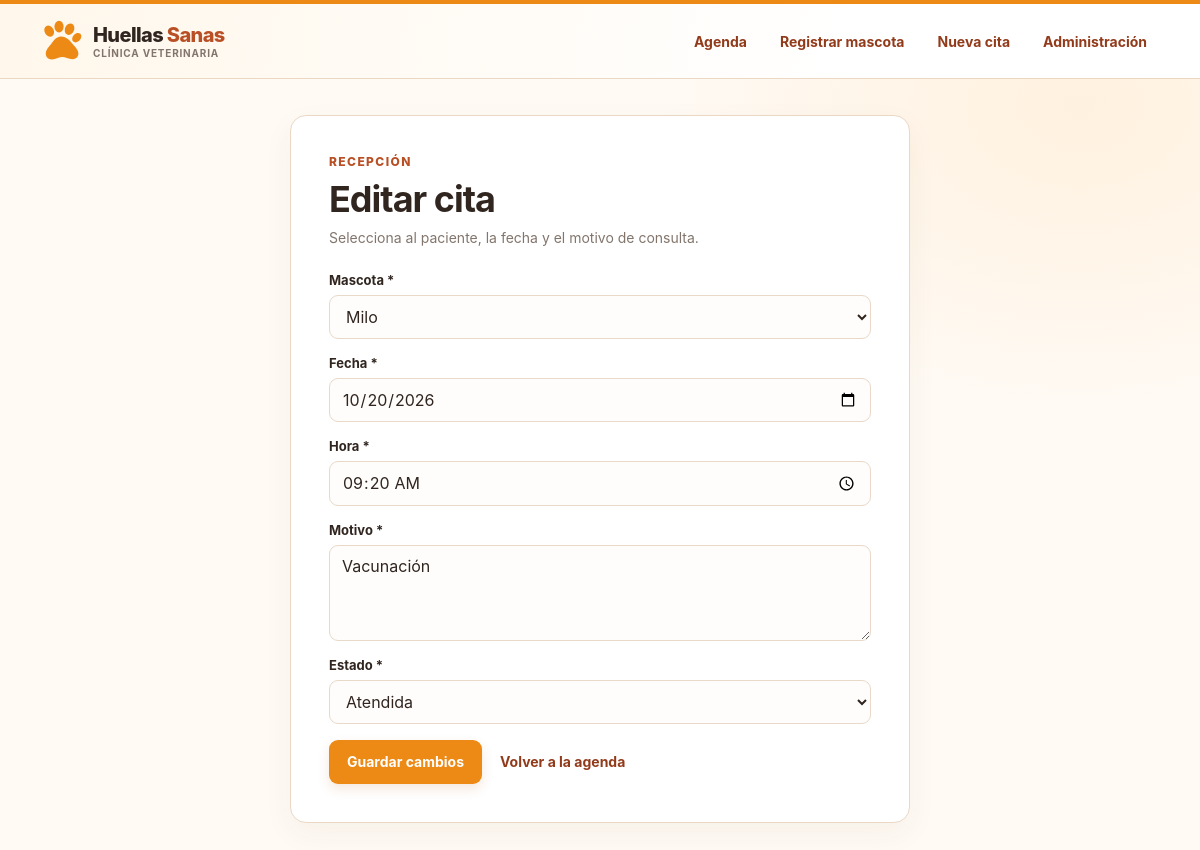
The page /citas/2/editar/ on the database its author committed.
### veterinaria/models.py (models this page shows, shortened)
class Cita(models.Model):
    ESTADOS = [
        ("pendiente", "Pendiente"),
        ("atendida", "Atendida"),
        ("cancelada", "Cancelada"),
    ]
    mascota = models.ForeignKey(Mascota, on_delete=models.CASCADE, related_name="citas")
    fecha = models.DateField()
    hora = models.TimeField()
    motivo = models.TextField()
    estado = models.CharField(max_length=20, choices=ESTADOS, default="pendiente")
    class Meta:
        ordering = ["fecha", "hora"]

### veterinaria/views.py (the view)
# urls.py: path("citas/<int:cita_id>/editar/", views.editar_cita, name="editar_cita"),
def editar_cita(request, cita_id):
    cita = get_object_or_404(Cita, pk=cita_id)
    form = CitaForm(request.POST or None, instance=cita)
    if request.method == "POST" and form.is_valid():
        cita = form.save()
        messages.success(request, f"La cita de {cita.mascota} se actualizó correctamente.")
        return redirect("veterinaria:agenda")
    return render(
        request,
        "veterinaria/cita_form.html",
        {
            "form": form,
            "hay_mascotas": form.fields["mascota"].queryset.exists(),
            "es_edicion": True,
        },
    )

### veterinaria/forms.py
class CitaForm(forms.ModelForm):
    class Meta:
        model = Cita
        fields = ["mascota", "fecha", "hora", "motivo", "estado"]
        widgets = {
            "fecha": forms.DateInput(attrs={"type": "date"}),
            "hora": forms.TimeInput(attrs={"type": "time"}),
            "motivo": forms.Textarea(attrs={"rows": 3}),
        }

### veterinaria/models.py (called while the page is built)
    def __str__(self):
        return self.nombre

### veterinaria/templates/veterinaria/cita_form.html (shortened to what this page needs)
{% extends "veterinaria/base.html" %}
{% block content %}
    <section class="form-card">
        <p class="eyebrow">Recepción</p>
        <h1>{% if es_edicion %}Editar cita{% else %}Agendar cita{% endif %}</h1>
        <p class="muted">Selecciona al paciente, la fecha y el motivo de consulta.</p>
        <form method="post" novalidate>
            {% if hay_mascotas %}
                {% for field in form %}
                    <div class="field">
                        <label for="{{ field.id_for_label }}">{{ field.label }}{% if field.field.required %} <span aria-hidden="true">*</span>{% endif %}</label>
                        {{ field }}
                    </div>
                {% endfor %}
                <div class="form-actions">
                    <button class="button" type="submit">{% if es_edicion %}Guardar cambios{% else %}Guardar cita{% endif %}</button>
                    <a class="text-link" href="{% url 'veterinaria:agenda' %}">Volver a la agenda</a>
                </div>
            {% else %}
                <p class="empty-state">Primero registra una mascota para poder agendar una cita.</p>
                <a class="button" href="{% url 'veterinaria:nueva_mascota' %}">Registrar mascota</a>
            {% endif %}
        </form>
    </section>
{% endblock %}

### veterinaria/static/veterinaria/styles.css (style rules this page uses)
:root { color-scheme: light; --ink: #30251f; --muted: #82756c; --rust: #b94f24; --rust-dark: #923b1b; --orange: #ed8a16; --honey: #e3a91d; --cream: #fff0dc; --line: #ead8c5; --surface: #fff; --canvas: #fffaf4; font-family: Inter, ui-sans-serif, system-ui, -apple-system, BlinkMacSystemFont, "Segoe UI", sans-serif; }
* { box-sizing: border-box; }
body { margin: 0; background: radial-gradient(ellipse at 90% 12%, rgb(255 222 178 / 32%), transparent 26rem), var(--canvas); color: var(--ink); }
a { color: inherit; }
nav a, .text-link { color: var(--rust-dark); font-size: 14px; font-weight: 650; text-decoration: none; }
h1, h2, p { margin-top: 0; }
h1 { margin-bottom: 8px; font-size: clamp(28px, 4vw, 36px); letter-spacing: -1px; }
.eyebrow { display: flex; align-items: center; gap: 7px; margin-bottom: 8px; color: var(--rust); font-size: 12px; font-weight: 800; letter-spacing: 1.4px; text-transform: uppercase; }
.muted, .subtext { color: var(--muted); }
.muted { margin-bottom: 0; font-size: 14px; }
.panel, .form-card { background: var(--surface); border: 1px solid var(--line); border-radius: 16px; box-shadow: 0 10px 30px rgb(85 54 29 / 5%); }
.field { display: flex; min-width: 0; flex: 1; flex-direction: column; gap: 7px; margin-bottom: 16px; }
.field label { color: var(--ink); font-size: 13px; font-weight: 700; }
input, select, textarea { width: 100%; min-height: 44px; padding: 10px 12px; border: 1px solid #e8d9c9; border-radius: 9px; background: #fffdfb; color: var(--ink); font: inherit; }
textarea { min-height: 96px; resize: vertical; }
.button { display: inline-flex; min-height: 44px; align-items: center; justify-content: center; padding: 0 18px; border: 0; border-radius: 9px; background: var(--orange); color: #fff; cursor: pointer; font: inherit; font-size: 14px; font-weight: 750; text-decoration: none; white-space: nowrap; box-shadow: 0 5px 12px rgb(191 92 21 / 15%); transition: background-color .18s ease, transform .18s ease; }
.form-card { width: min(620px, 100%); margin: 0 auto; padding: clamp(22px, 5vw, 38px); }
.form-card form { margin-top: 26px; }
.form-actions { display: flex; align-items: center; gap: 18px; margin-top: 8px; }

### rows shown on the page
Cita: form "Milo" "10/20/2026" "09:20:00" "Vacunación" "Atendida"

### other values the page prints
{{ field.label }} "Mascota" "Fecha" "Hora" "Motivo" "Estado"
